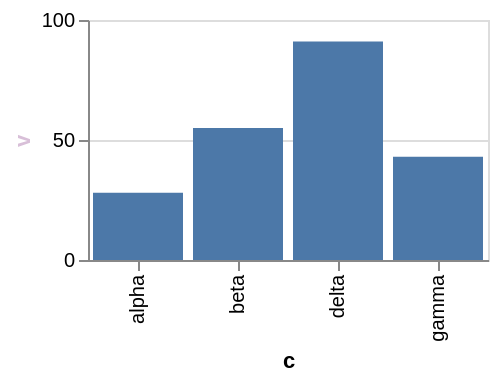

The Vega-Lite source for this figure:
### Vega-Lite specification from a JSON file in a GitHub repository (floating-point values rounded to 4 significant figures)
{"$schema": "https://vega.github.io/schema/vega-lite/v6.json", "width": 200, "height": 120, "data": {"values": [{"c": "alpha", "v": 28, "w": 3, "t": "2024-01-07"}, {"c": "beta", "v": 55, "w": 7, "t": "2024-03-19"}, {"c": "gamma", "v": 43, "w": 5, "t": "2024-06-02"}, {"c": "delta", "v": 91, "w": 9, "t": "2024-09-11"}]}, "mark": "bar", "encoding": {"x": {"field": "c", "type": "nominal"}, "y": {"field": "v", "type": "quantitative", "axis": {"titleColor": "thistle"}}}}
